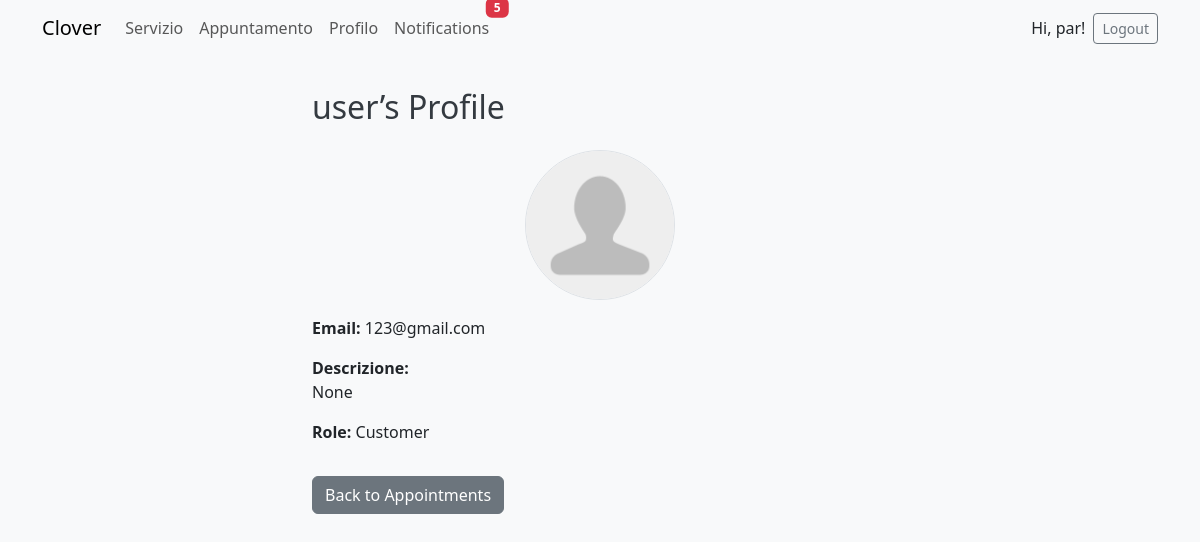
Before: /users/profile/7/ (signed in) with the older database file.
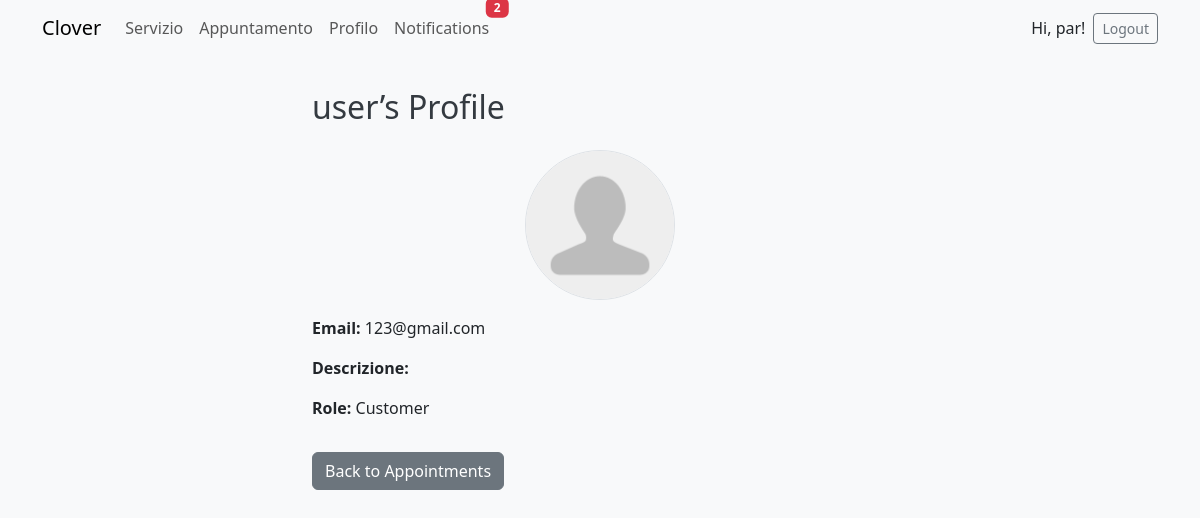
After: the same page with the newer database file.
### users/models.py (models this page shows, shortened)
class Profile(models.Model):
    user = models.OneToOneField(User, on_delete=models.CASCADE)
    is_barber = models.BooleanField(default=False)  # True 表示理发师
    avatar = models.ImageField(upload_to='avatars/', null=True, blank=True)
    description = models.TextField(null=True, blank=True)

### users/views.py (the view)
# urls.py: path('profile/<int:user_id>/', views.profile_detail, name='profile-detail'),
@login_required
def profile_detail(request, user_id):
    user_obj = get_object_or_404(User, pk=user_id)  # 根据 user_id 获取用户 / Ottieni utente tramite user_id
    profile = user_obj.profile  # 获取对应的 Profile / Ottieni il profilo corrispondente
    return render(request, 'users/profile_detail.html', {
        'profile_user': user_obj,
        'profile': profile,
    })

### notifications/context_processors.py (called while the page is built)
def unread_notification_count(request):
    if request.user.is_authenticated:
        count = Notification.objects.filter(recipient=request.user, is_read=False).count()
        return {'unread_notification_count': count}
    return {}

### templates/users/profile_detail.html
{% extends 'base.html' %}
{% load widget_tweaks %}
{% load static %}
{% block content %}
<div class="container mt-4" style="max-width: 600px;">
  <h2 class="mb-4">{{ profile_user.username }}’s Profile</h2>
  <div class="mb-3 text-center">
    {% if profile.avatar %}
      <img src="{{ profile.avatar.url }}?{% now 'U' %}" class="rounded-circle border" width="150" height="150" alt="Avatar">
    {% else %}
      <img src="{% static 'css/default-avatar.png' %}" class="rounded-circle border" width="150" height="150" alt="Default Avatar">
    {% endif %}
  </div>
  <p><strong>Email:</strong> {{ profile_user.email }}</p>
  <p><strong>Descrizione:</strong><br>{{ profile.description|linebreaksbr }}</p>
  <p><strong>Role:</strong> {{ profile.is_barber|yesno:"Barber,Customer" }}</p>
  <a href="{% url 'appointment-list' %}" class="btn btn-secondary mt-3">Back to Appointments</a>
</div>
{% endblock %}

### templates/base.html (shortened to what this page needs)
<!DOCTYPE html>
<html lang="it">
<head>
    {% load widget_tweaks %}
    {% load static %}
    <link href="https://cdn.jsdelivr.net/npm/bootstrap@5.3.0/dist/css/bootstrap.min.css" rel="stylesheet">
    <link rel="stylesheet" href="{% static 'css/style.css' %}">
</head>
<body>
<nav class="navbar navbar-expand-lg navbar-light bg-light mb-4">
  <div class="container">
    <a class="navbar-brand" href="{% url 'home' %}">Clover</a>
    <div class="collapse navbar-collapse" id="navbarNav">
      <ul class="navbar-nav me-auto mb-2 mb-lg-0">
        {% if user.is_authenticated %}
            {% if user.profile and user.profile.is_barber %}
                <li class="nav-item">
                  <a class="nav-link" href="{% url 'service-list' %}">Servizio</a>
                </li>
            {% endif %}
            <li class="nav-item">
              <a class="nav-link" href="{% url 'appointment-list' %}">Appuntamento</a>
            </li>
            <li class="nav-item">
              <a class="nav-link" href="{% url 'profile' %}">Profilo</a>
            </li>
            <li class="nav-item">
              <a class="nav-link position-relative" href="{% url 'notification-list' %}">
                Notifications
                {% if unread_notification_count > 0 %}
                  <span class="badge bg-danger position-absolute top-0 start-100 translate-middle">
                    {{ unread_notification_count }}
                  </span>
                {% endif %}
              </a>
            </li>
        {% endif %}
      </ul>
      <ul class="navbar-nav ms-auto">
        {% if user.is_authenticated %}
          <li class="nav-item d-flex align-items-center">
            <span class="me-2">Hi, {{ user.username }}!</span>
            <form action="{% url 'logout' %}" method="post" class="d-inline">
              <button type="submit" class="btn btn-outline-secondary btn-sm">Logout</button>
            </form>
          </li>
        {% endif %}
      </ul>
    </div>
  </div>
</nav>
<div class="container">
  {% block content %}
  {% endblock %}
</div>
</body>
</html>

Changed rows visible on the page:
changed Profile "Customer": description "None" → (not shown)
Other visible differences:
{{ unread_notification_count }}: "5" → "2"
